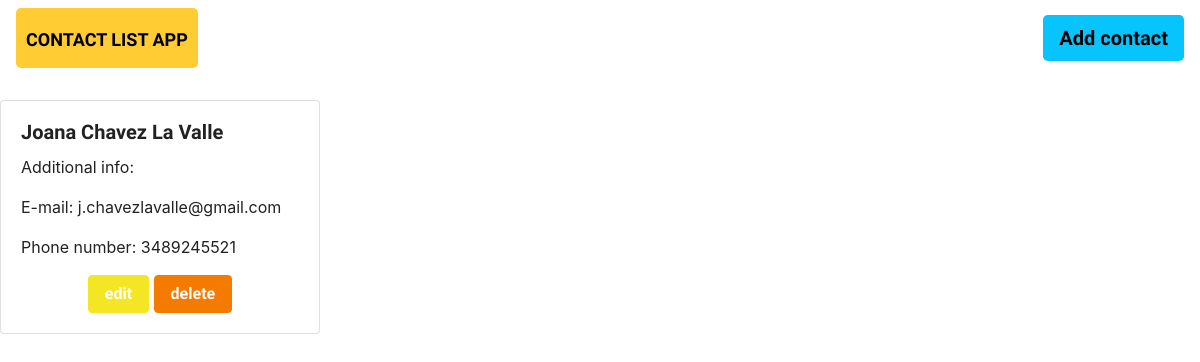
The app's page /, older data.
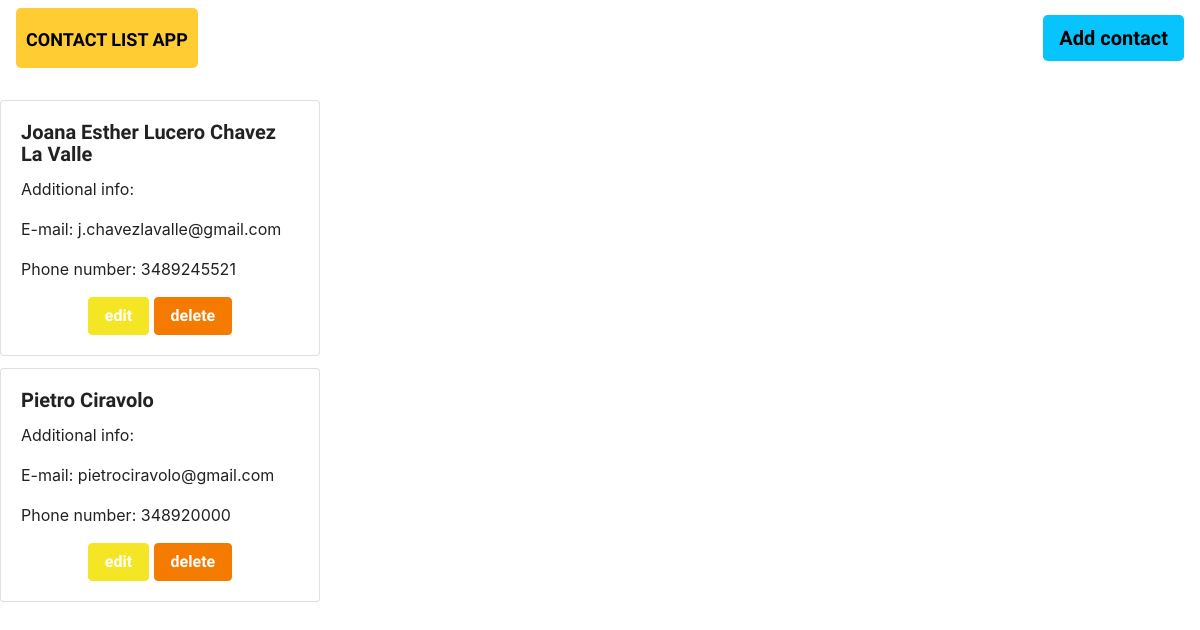
The same page, newer data.
### contacts/models.py (models this page shows)
class Contact(models.Model):
    first_name = models.CharField(max_length=50)
    family_name = models.CharField(max_length=50)
    email = models.CharField(max_length=50)
    phone = models.CharField(max_length=20)

### contacts/views.py (the view, shortened to what this page needs)
# urls.py: path('', views.ContactList.as_view(), name='index'),
class ContactList(APIView):
    def get(self, request, format=None):
        contacts = Contact.objects.all()
        serializer = ContactSerializer(contacts, many=True)
        return render(request, 'contacts/contact_list.html', {'contactlist': contacts})

### templates/contacts/contact_list.html (shortened to what this page needs)
<!DOCTYPE html>
{% load static %}
<html>
<head>
    <link rel="stylesheet" href="{% static 'css/bootstrap.min.css' %}" type='text/css'>
</head>
<body>
<nav class="navbar navbar-light">
    <a href="{% url 'index' %}" class="navbar-brand" style="background-color:#FFCC33;color:#000000;border-width:10px;border-color:#FFCC33;border-style:solid;border-spacing:30px;border-radius: 5px;">Contact List App</a>
    <a href="{% url 'add_contact' %}" class="navbar-link btn-lg" style="background-color:rgb(8, 196, 253);color:#000000;">Add contact</a>
</nav>
<br>
{% block content %}
<div class="card-columns">
    {% for contact in contactlist %}
    <div class="card" style="width: 20rem;">
  <div class="card-body">
    <h5 class="card-title">{{ contact.first_name }}  {{ contact.family_name }} </h5>
    <p> Additional info:</p>
    <p class="card-text">E-mail: {{ contact.email }}</p>
    <p class="card-text">Phone number: {{ contact.phone }}</p>
   <center>
       <a href="update/{{contact.id}}" class="btn btn-warning" id = '{{contact.id}}'>edit</a>
       <a href="delete/{{contact.id}}" class="btn btn-danger" id = '{{contact.id}}'>delete</a>
    </center>
    </div>
  </div>
</div>
    {% endfor %}
{% endblock %}
</body>
</html>

Row changes from the older to the newer data that the page shows:
changed Contact "Chavez La Valle": first_name "Joana" → "Joana Esther Lucero"
added Contact: first_name "Pietro", family_name "Ciravolo", email "pietrociravolo@gmail.com", phone "348920000"
